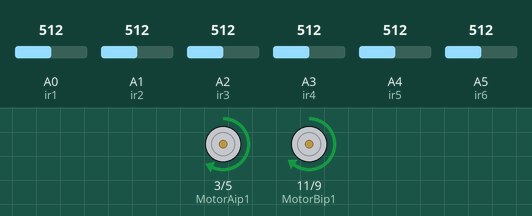
Simulated run of this sketch. Board: Arduino Uno, built with avr-gcc and run on an emulated ATmega328P. Shown: motor-driver pin pairs drawn as motors (green arrow = first pin HIGH = forward, orange = second pin HIGH = backward, longer = more drive). Inputs (shaded band) come from the test bench; at power-on: A0 (ir1) = 512, A1 (ir2) = 512, A5 (ir6) = 512, A4 (ir5) = 512, A3 (ir4) = 512, A2 (ir3) = 512. What the sketch prints to the serial monitor is not drawn.

Above: at 1.2 s.
1.3 s: A0 (ir1) set to 306
At 1.6 s:
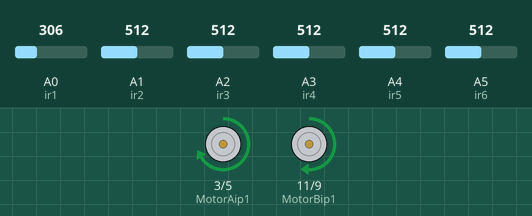
2.8 s: A1 (ir2) set to 306
At 4.0 s:
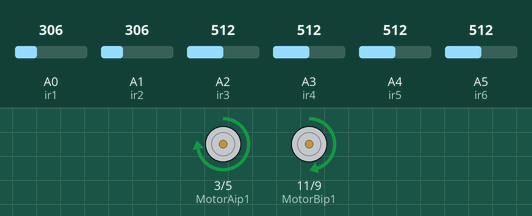
4.3 s: A5 (ir6) set to 30
At 5.1 s:
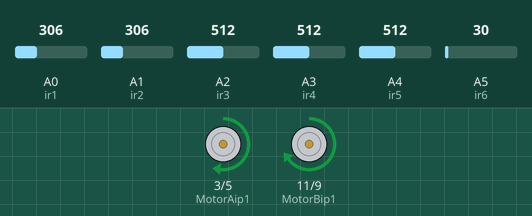
5.8 s: A4 (ir5) set to 306
At 6.3 s:
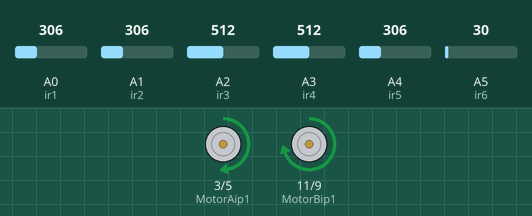
7.3 s: A3 (ir4) set to 306
At 8.5 s:
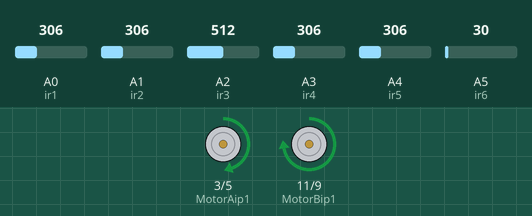
8.8 s: A4 (ir5) set to 64
At 9.8 s:
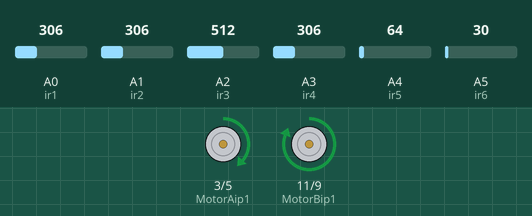
10.3 s: A4 (ir5) set to 55
Timing chart, 0 to 12.8 s (numbered marks = the images above; inputs shaded):
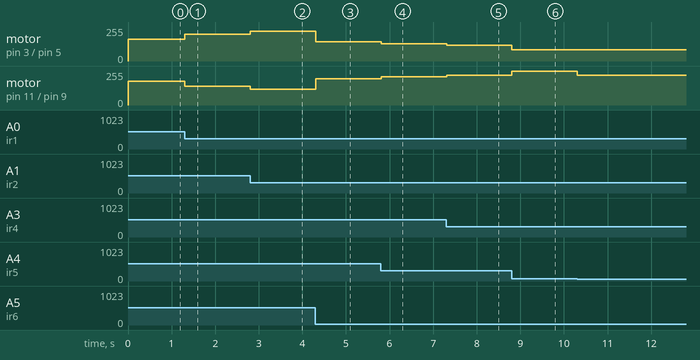

The sketch:

Code.ino
```cpp
#define ir1 A0
#define ir2 A1
#define ir3 A2
#define ir4 A3
#define ir5 A4
#define ir6 A5

float Kp = 2.8;
float Ki = 0;
float Kd = 0;

float error = 0, P = 0, I = 0, D = 0, PID_value = 0;
float previous_error=0,previous_I =0;

int sen1,sen2,sen3,sen4,sen5,sen6;

// motor one - left motor
int MotorAip1 = 3;
int MotorAip2 = 5;
int maxA =162;
// motor two - right motor
int MotorBip2 = 9;
int MotorBip1 = 11;
int maxB = 180;

void setup()
{
  pinMode(ir1, INPUT);
  pinMode(ir2, INPUT);
  pinMode(ir3, INPUT);
  pinMode(ir4, INPUT);
  pinMode(ir5, INPUT);
  pinMode(ir6, INPUT);
  pinMode(MotorAip1, OUTPUT);
  pinMode(MotorAip2, OUTPUT);
  pinMode(MotorBip1, OUTPUT);
  pinMode(MotorBip2, OUTPUT);

  Serial.begin(9600);
}

void readIR() {
  sen1 = analogRead(A0);
  sen1 = map(sen1, 85, 505, 255, 0);
  if (sen1 < 0){
    sen1 = 0;
  }
  else if(sen1 > 255){
    sen1 = 255;
  }
  sen2 = analogRead(A1);
  sen2 = map(sen2, 70, 550, 255, 0);
  if (sen2 < 0){
    sen2 = 0;
  }
  else if(sen2 > 255){
    sen2 = 255;
  }
  sen3 = analogRead(A2);
  sen3 = map(sen3, 30, 280, 255, 0);
  if (sen3 < 0){
    sen3 = 0;
  }
  else if(sen3 > 255){
    sen3 = 255;
  }
  sen4 = analogRead(A3);
  sen4 = map(sen4, 50, 460, 255, 0);
  if (sen4 < 0){
    sen4 = 0;
  }
  else if(sen4 > 255){
    sen4 = 255;
  }
  sen5 = analogRead(A4);
  sen5 = map(sen5, 55, 450, 255, 0);
  if (sen5 < 0){
    sen5 = 0;
  }
  else if(sen5 > 255){
    sen5 = 255;
  }
  sen6 = analogRead(A5);
  sen6 = map(sen6, 55, 480, 255, 0);
  if (sen6 < 0){
    sen6 = 0;
  }
  else if(sen6 > 255){
    sen6 = 255;
  }
}

void calculate_pid()
{
  int error = (3 * sen1) + (2 * sen2) + (1 * sen3) - (1 * sen4) - (2 * sen5) - (3 * sen6);
  error = map(error,-1100,1100,-40,40);
  Serial.println(error);

  if(abs(error) < 1){
    motor_control(0);
  }

  else{

  P = error;
  I = I + previous_I;
  D = error - previous_error;

  PID_value = (Kp * P) + (Ki * I) + (Kd * D);

  previous_I = I;
  previous_error = error;
  motor_control(PID_value);
  }
}
void motor_control(int value)
{
  int speedA = maxA + PID_value;
  int speedB = maxB - PID_value;

  analogWrite(MotorAip1, speedA);
  analogWrite(MotorAip2, 0);
  analogWrite(MotorBip1, speedB);
  analogWrite(MotorBip2, 0);
}

void loop()
{
  readIR();
  calculate_pid();
}
```

Measured:
- after the input at 1.3 s, motor on pin 3 (MotorAip1) / pin 5 (MotorAip2): forward 164/255 → forward 201/255 at once; motor on pin 11 (MotorBip1) / pin 9 (MotorBip2): forward 177/255 → forward 140/255 at once
- after the input at 2.8 s, motor on pin 3 (MotorAip1) / pin 5 (MotorAip2): forward 201/255 → forward 223/255 at once; motor on pin 11 (MotorBip1) / pin 9 (MotorBip2): forward 140/255 → forward 118/255 at once
- after the input at 4.3 s, motor on pin 3 (MotorAip1) / pin 5 (MotorAip2): forward 223/255 → forward 145/255 at once; motor on pin 11 (MotorBip1) / pin 9 (MotorBip2): forward 118/255 → forward 196/255 at once
- after the input at 5.8 s, motor on pin 3 (MotorAip1) / pin 5 (MotorAip2): forward 145/255 → forward 128/255 at once; motor on pin 11 (MotorBip1) / pin 9 (MotorBip2): forward 196/255 → forward 213/255 at once
- after the input at 7.3 s, motor on pin 3 (MotorAip1) / pin 5 (MotorAip2): forward 128/255 → forward 117/255 at once; motor on pin 11 (MotorBip1) / pin 9 (MotorBip2): forward 213/255 → forward 224/255 at once
- after the input at 8.8 s, motor on pin 3 (MotorAip1) / pin 5 (MotorAip2): forward 117/255 → forward 86/255 at once; motor on pin 11 (MotorBip1) / pin 9 (MotorBip2): forward 224/255 → forward 255/255 at once
- after the input at 10.3 s, motor on pin 3 (MotorAip1) / pin 5 (MotorAip2): forward 86/255 → forward 83/255 at once; motor on pin 11 (MotorBip1) / pin 9 (MotorBip2): forward 255/255 → forward 224/255 at once
